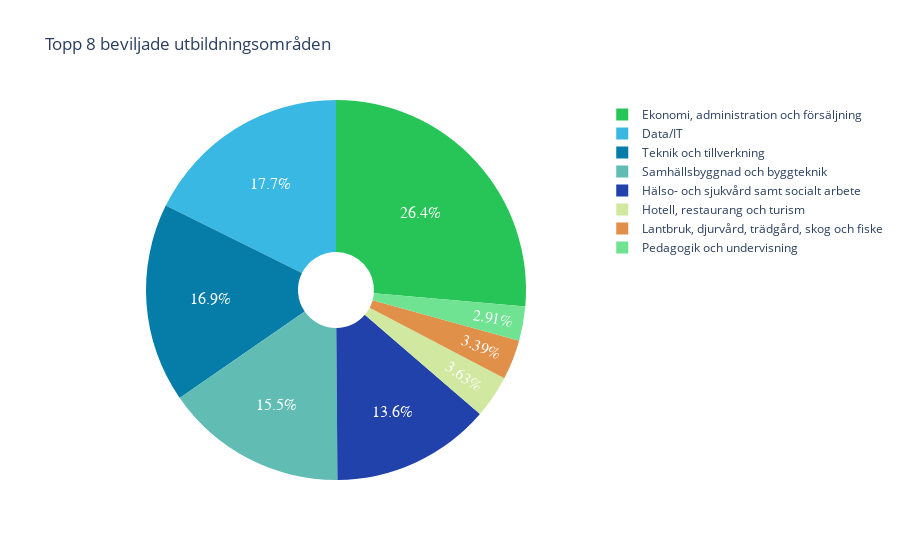

The notebook cell saved with this chart:
### Markdown cell above
## Pie chart

### Code cell
import pandas as pd
import plotly.express as px

# Läs in data och ta bort tomma rader i "Utbildningsområde"
df = pd.read_excel("data/resultat-2024-for-kurser-inom-yh (1).xlsx")
df = df.dropna(subset=["Utbildningsområde"])

blue_colors = [
    "#27C557",
    "#39B8E4",
    "#057DA8",
    "#61BDB3",
    "#2141ab",
    "#D0E89F",
    "#E09048"

]

# Filtrera så att vi bara tittar på 'Beviljad'
df_beviljad = df[df["Beslut"] == "Beviljad"]

# Räkna antal per utbildningsområde bland beviljade
fördelning_beviljad = df_beviljad["Utbildningsområde"].value_counts().reset_index()
fördelning_beviljad.columns = ["Utbildningsområde", "Antal"]

# Sortera och välj topp 8 utbildningsområden med flest beviljade
top_8_beviljade = fördelning_beviljad.sort_values(by="Antal", ascending=False).head(8)

# Rita pie chart med procentandelar av beviljade
fig = px.pie(
    top_8_beviljade,
    names="Utbildningsområde",
    values="Antal",
    title="Topp 8 beviljade utbildningsområden",
    hole=0.2,
    color_discrete_sequence=blue_colors
)

fig.update_traces(
    textinfo='percent',
    textfont=dict(size=16, color='white', family='Arial Black')
)

fig.update_traces(textposition='inside', textinfo='percent')
fig.show()

### Figure 1 — Plotly figure (JSON) as saved in the notebook; plotly's stock layout.template omitted (floating-point values rounded to 4 significant figures)
{"data": [{"domain": {"x": [0, 1], "y": [0, 1]}, "hole": 0.2, "hovertemplate": "Utbildningsområde=%{label}<br>Antal=%{value}<extra></extra>", "labels": ["Ekonomi, administration och försäljning", "Data/IT", "Teknik och tillverkning", "Samhällsbyggnad och byggteknik", "Hälso- och sjukvård samt socialt arbete", "Hotell, restaurang och turism", "Lantbruk, djurvård, trädgård, skog och fiske", "Pedagogik och undervisning"], "legendgroup": "", "name": "", "showlegend": true, "textfont": {"color": "white", "family": "Arial Black", "size": 16}, "textinfo": "percent", "textposition": "inside", "type": "pie", "values": [109, 73, 70, 64, 56, 15, 14, 12]}], "layout": {"legend": {"tracegroupgap": 0}, "piecolorway": ["#27C557", "#39B8E4", "#057DA8", "#61BDB3", "#2141ab", "#D0E89F", "#E09048"], "title": {"text": "Topp 8 beviljade utbildningsområden"}}}
